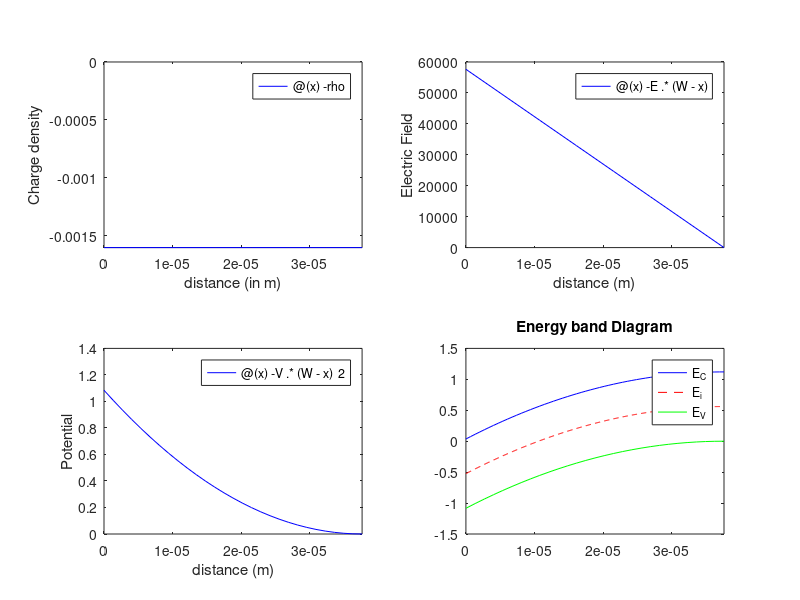

Source code (MATLAB):
%Problem 2B:
clc;
clear;
 
%Defining Constants
k = 8.617e-5;
T = 300;
kT = k*T;
q = 1.6e-19;
Ks = 11.8;
NA = 1.0e16;
e0 = 8.85e-14;
Eg = 1.12;ni = 1.0e10;
phiM = 3.66;
phiS = 4.03;
Ecvfb = Eg/2 - (kT*log(NA/ni));
Ecvfb = Eg/2 - (kT*log(NA/ni))
X = phiS - Ecvfb;
X = phiS - Ecvfb
phiB = Eg + X - phiM;
phiB = Eg + X - phiM
Vbi = phiB - Ecvfb;
Vbi = phiB - Ecvfb
W = sqrt(((2*Ks*e0)/(q*NA))*Vbi);
W = sqrt(((2*Ks*e0)/(q*NA))*Vbi);
rho = q*NA;
E = -((q*NA)/(Ks*e0));
V = -((q*NA)/(2*Ks*e0));
 
%Plots
close
%Plot for Charge Density:
subplot(2,2,1)
fplot(@(x) -rho,[0 W], 'b')
axis([0 W -rho 0])
ylabel('Charge density'), xlabel('distance (in m)')
%Plot for  Electric Field:
subplot(2,2,2)
fplot(@(x) -E.*(W-x), [0 W], 'b')
ylabel('Electric Field'), xlabel('distance (m)')
%Plot for Electric Potential:
subplot(2,2,3)
fplot(@(x) -V.*(W-x)^2, [0 W], 'b')
ylabel('Potential'),xlabel('distance (m)')
%Plot for Energy Band Diagram:
subplot(2,2,4)
fplot(@(x) V*(W-x)^2+1.12, [0 W], 'b')
hold on
fplot(@(x) V*(W-x)^2+0.56, [0 W], 'r--')
hold on
fplot(@(x) V*(W-x)^2, [0 W], 'g')
title('Energy band Diagram')
legend('E_C', 'E_i', 'E_V')
